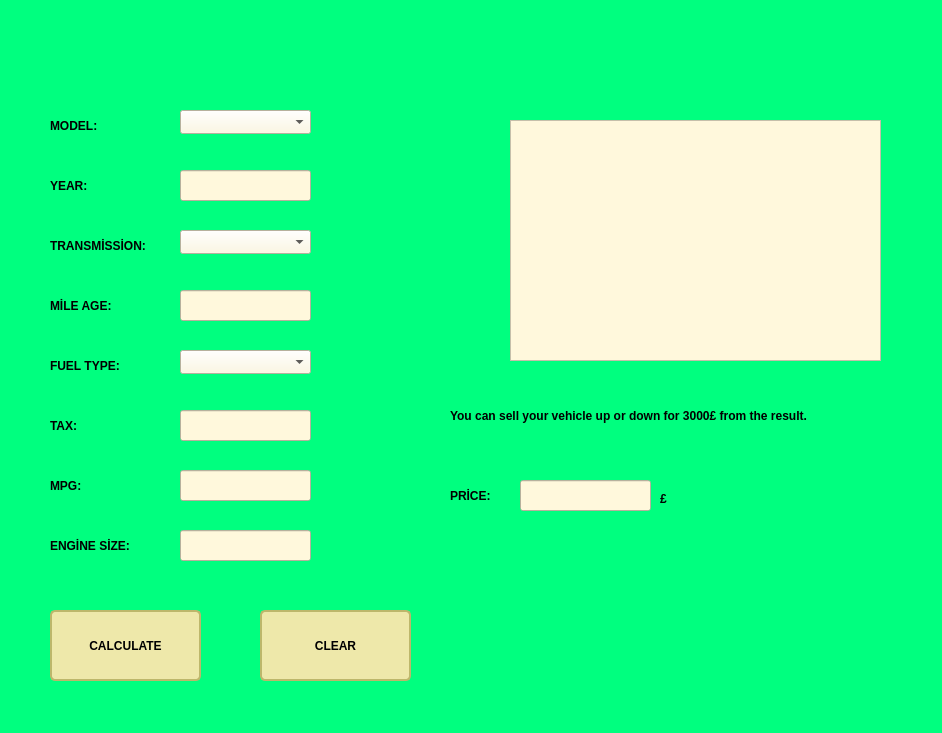
<?xml version="1.0" encoding="UTF-8"?>
<ui version="4.0">
 <class>Form</class>
 <widget class="QWidget" name="Form">
  <property name="geometry">
   <rect>
    <x>0</x>
    <y>0</y>
    <width>942</width>
    <height>733</height>
   </rect>
  </property>
  <property name="windowTitle">
   <string>Audi</string>
  </property>
  <property name="styleSheet">
   <string notr="true">QWidget{
background-color:	#00ff7f;
}
QPushButton {
    background-color: palegoldenrod;
    border-width: 2px;
    border-color: darkkhaki;
    border-style: solid;
    border-radius: 5;
    padding: 3px;
    min-width: 9ex;
    min-height: 2.5ex;
}

QPushButton:hover {
   background-color: khaki;
}

/* Increase the padding, so the text is shifted when the button is
   pressed. */
QPushButton:pressed {
    padding-left: 5px;
    padding-top: 5px;
    background-color: #006600;
}

QLabel, QAbstractButton {
    font: bold;
}

/* Mark mandatory fields with a brownish color. */
.mandatory {
    color: brown;
}
QComboBox, QLineEdit, QSpinBox, QTextEdit, QListView {
   background-color: cornsilk;
   selection-color: #0a214c; 
   selection-background-color: #C19A6B;
}
</string>
  </property>
  <widget class="QLabel" name="label">
   <property name="geometry">
    <rect>
     <x>50</x>
     <y>110</y>
     <width>111</width>
     <height>31</height>
    </rect>
   </property>
   <property name="text">
    <string>MODEL:</string>
   </property>
  </widget>
  <widget class="QLabel" name="label_2">
   <property name="geometry">
    <rect>
     <x>50</x>
     <y>170</y>
     <width>111</width>
     <height>31</height>
    </rect>
   </property>
   <property name="text">
    <string>YEAR:</string>
   </property>
  </widget>
  <widget class="QLabel" name="label_3">
   <property name="geometry">
    <rect>
     <x>50</x>
     <y>230</y>
     <width>121</width>
     <height>31</height>
    </rect>
   </property>
   <property name="text">
    <string>TRANSMİSSİON:</string>
   </property>
  </widget>
  <widget class="QLabel" name="label_4">
   <property name="geometry">
    <rect>
     <x>50</x>
     <y>290</y>
     <width>111</width>
     <height>31</height>
    </rect>
   </property>
   <property name="text">
    <string>MİLE AGE:</string>
   </property>
  </widget>
  <widget class="QLabel" name="label_5">
   <property name="geometry">
    <rect>
     <x>50</x>
     <y>350</y>
     <width>111</width>
     <height>31</height>
    </rect>
   </property>
   <property name="text">
    <string>FUEL TYPE:</string>
   </property>
  </widget>
  <widget class="QLabel" name="label_6">
   <property name="geometry">
    <rect>
     <x>50</x>
     <y>410</y>
     <width>111</width>
     <height>31</height>
    </rect>
   </property>
   <property name="text">
    <string>TAX:</string>
   </property>
  </widget>
  <widget class="QLabel" name="label_7">
   <property name="geometry">
    <rect>
     <x>50</x>
     <y>470</y>
     <width>111</width>
     <height>31</height>
    </rect>
   </property>
   <property name="text">
    <string>MPG:</string>
   </property>
  </widget>
  <widget class="QLabel" name="label_8">
   <property name="geometry">
    <rect>
     <x>50</x>
     <y>530</y>
     <width>111</width>
     <height>31</height>
    </rect>
   </property>
   <property name="text">
    <string>ENGİNE SİZE:</string>
   </property>
  </widget>
  <widget class="QComboBox" name="comboBox">
   <property name="geometry">
    <rect>
     <x>180</x>
     <y>110</y>
     <width>131</width>
     <height>24</height>
    </rect>
   </property>
   <property name="toolTipDuration">
    <number>0</number>
   </property>
   <property name="currentIndex">
    <number>-1</number>
   </property>
   <item>
    <property name="text">
     <string>A1</string>
    </property>
   </item>
   <item>
    <property name="text">
     <string>A2</string>
    </property>
   </item>
   <item>
    <property name="text">
     <string>A3</string>
    </property>
   </item>
   <item>
    <property name="text">
     <string>A4</string>
    </property>
   </item>
   <item>
    <property name="text">
     <string>A5</string>
    </property>
   </item>
   <item>
    <property name="text">
     <string>A6</string>
    </property>
   </item>
   <item>
    <property name="text">
     <string>A7</string>
    </property>
   </item>
   <item>
    <property name="text">
     <string>A8</string>
    </property>
   </item>
   <item>
    <property name="text">
     <string>Q2</string>
    </property>
   </item>
   <item>
    <property name="text">
     <string>Q3</string>
    </property>
   </item>
   <item>
    <property name="text">
     <string>Q5</string>
    </property>
   </item>
   <item>
    <property name="text">
     <string>Q7</string>
    </property>
   </item>
   <item>
    <property name="text">
     <string>Q8</string>
    </property>
   </item>
   <item>
    <property name="text">
     <string>RS3</string>
    </property>
   </item>
   <item>
    <property name="text">
     <string>RS4</string>
    </property>
   </item>
   <item>
    <property name="text">
     <string>RS5</string>
    </property>
   </item>
   <item>
    <property name="text">
     <string>RS6</string>
    </property>
   </item>
   <item>
    <property name="text">
     <string>RS7</string>
    </property>
   </item>
   <item>
    <property name="text">
     <string>S3</string>
    </property>
   </item>
   <item>
    <property name="text">
     <string>S4</string>
    </property>
   </item>
   <item>
    <property name="text">
     <string>S5</string>
    </property>
   </item>
   <item>
    <property name="text">
     <string>S8</string>
    </property>
   </item>
   <item>
    <property name="text">
     <string>SQ5</string>
    </property>
   </item>
   <item>
    <property name="text">
     <string>SQ7</string>
    </property>
   </item>
   <item>
    <property name="text">
     <string>R8</string>
    </property>
   </item>
   <item>
    <property name="text">
     <string>TT</string>
    </property>
   </item>
  </widget>
  <widget class="QLineEdit" name="lineEdit">
   <property name="geometry">
    <rect>
     <x>180</x>
     <y>170</y>
     <width>131</width>
     <height>31</height>
    </rect>
   </property>
   <property name="focusPolicy">
    <enum>Qt::StrongFocus</enum>
   </property>
   <property name="readOnly">
    <bool>false</bool>
   </property>
  </widget>
  <widget class="QComboBox" name="comboBox_2">
   <property name="geometry">
    <rect>
     <x>180</x>
     <y>230</y>
     <width>131</width>
     <height>24</height>
    </rect>
   </property>
   <property name="toolTipDuration">
    <number>0</number>
   </property>
   <property name="currentIndex">
    <number>-1</number>
   </property>
   <item>
    <property name="text">
     <string>AUTOMATİC</string>
    </property>
   </item>
   <item>
    <property name="text">
     <string>MANUEL</string>
    </property>
   </item>
   <item>
    <property name="text">
     <string>SEMİ-AUTO</string>
    </property>
   </item>
  </widget>
  <widget class="QLineEdit" name="lineEdit_2">
   <property name="geometry">
    <rect>
     <x>180</x>
     <y>290</y>
     <width>131</width>
     <height>31</height>
    </rect>
   </property>
  </widget>
  <widget class="QComboBox" name="comboBox_3">
   <property name="geometry">
    <rect>
     <x>180</x>
     <y>350</y>
     <width>131</width>
     <height>24</height>
    </rect>
   </property>
   <property name="toolTipDuration">
    <number>0</number>
   </property>
   <property name="currentIndex">
    <number>-1</number>
   </property>
   <item>
    <property name="text">
     <string>DİESEL</string>
    </property>
   </item>
   <item>
    <property name="text">
     <string>PETROL</string>
    </property>
   </item>
   <item>
    <property name="text">
     <string>HYBRİD</string>
    </property>
   </item>
  </widget>
  <widget class="QLineEdit" name="lineEdit_3">
   <property name="geometry">
    <rect>
     <x>180</x>
     <y>410</y>
     <width>131</width>
     <height>31</height>
    </rect>
   </property>
  </widget>
  <widget class="QLineEdit" name="lineEdit_4">
   <property name="geometry">
    <rect>
     <x>180</x>
     <y>470</y>
     <width>131</width>
     <height>31</height>
    </rect>
   </property>
  </widget>
  <widget class="QLineEdit" name="lineEdit_5">
   <property name="geometry">
    <rect>
     <x>180</x>
     <y>530</y>
     <width>131</width>
     <height>31</height>
    </rect>
   </property>
  </widget>
  <widget class="QLabel" name="label_9">
   <property name="geometry">
    <rect>
     <x>450</x>
     <y>480</y>
     <width>111</width>
     <height>31</height>
    </rect>
   </property>
   <property name="text">
    <string>PRİCE:</string>
   </property>
  </widget>
  <widget class="QLineEdit" name="lineEdit_6">
   <property name="geometry">
    <rect>
     <x>520</x>
     <y>480</y>
     <width>131</width>
     <height>31</height>
    </rect>
   </property>
   <property name="focusPolicy">
    <enum>Qt::StrongFocus</enum>
   </property>
   <property name="readOnly">
    <bool>false</bool>
   </property>
  </widget>
  <widget class="QPushButton" name="pushButton">
   <property name="geometry">
    <rect>
     <x>50</x>
     <y>610</y>
     <width>151</width>
     <height>71</height>
    </rect>
   </property>
   <property name="text">
    <string>CALCULATE</string>
   </property>
  </widget>
  <widget class="QPushButton" name="pushButton_2">
   <property name="geometry">
    <rect>
     <x>260</x>
     <y>610</y>
     <width>151</width>
     <height>71</height>
    </rect>
   </property>
   <property name="text">
    <string>CLEAR</string>
   </property>
  </widget>
  <widget class="QLabel" name="label_10">
   <property name="geometry">
    <rect>
     <x>450</x>
     <y>360</y>
     <width>471</width>
     <height>111</height>
    </rect>
   </property>
   <property name="text">
    <string>You can sell your vehicle up or down for 3000£ from the result.</string>
   </property>
  </widget>
  <widget class="QTextEdit" name="textEdit">
   <property name="geometry">
    <rect>
     <x>510</x>
     <y>120</y>
     <width>371</width>
     <height>241</height>
    </rect>
   </property>
   <property name="styleSheet">
    <string notr="true">border-image: url(:/newPrefix/icons/AudiPP.jpg);</string>
   </property>
  </widget>
  <widget class="QLabel" name="label_11">
   <property name="geometry">
    <rect>
     <x>660</x>
     <y>490</y>
     <width>31</width>
     <height>18</height>
    </rect>
   </property>
   <property name="text">
    <string>£</string>
   </property>
  </widget>
 </widget>
 <resources>
  <include location="icons.qrc"/>
 </resources>
 <connections/>
</ui>
